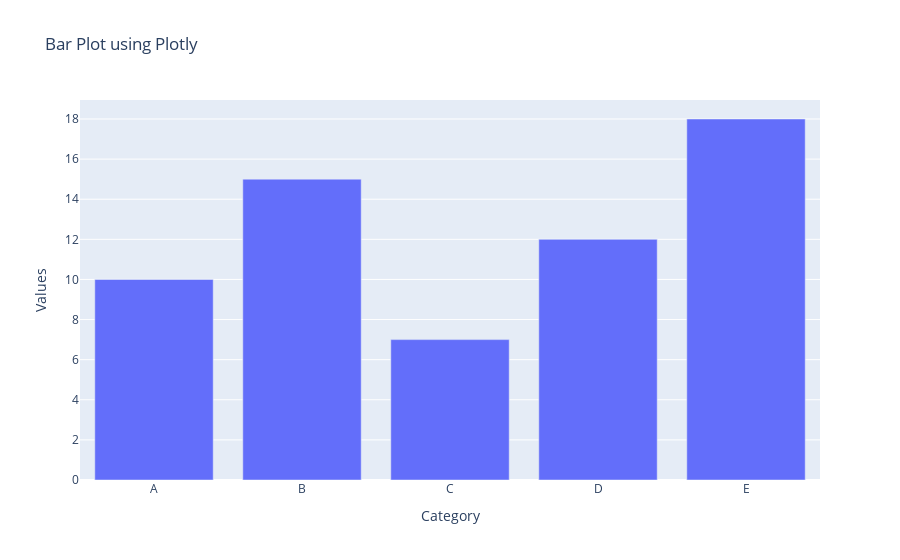

Notebook code cell kept with this figure:
### Code cell
# 5. Generate a bar plot using Plotly.

import plotly.express as px

data = {'Category': ['A', 'B', 'C', 'D', 'E'],
        'Values': [10, 15, 7, 12, 18]}

fig = px.bar(data, x='Category', y='Values', title='Bar Plot using Plotly')
fig.show()

### Figure 1 — Plotly figure (JSON) as saved in the notebook; plotly's stock layout.template omitted (floating-point values rounded to 4 significant figures)
{"data": [{"alignmentgroup": "True", "hovertemplate": "Category=%{x}<br>Values=%{y}<extra></extra>", "legendgroup": "", "marker": {"color": "#636efa", "pattern": {"shape": ""}}, "name": "", "offsetgroup": "", "orientation": "v", "showlegend": false, "textposition": "auto", "type": "bar", "x": ["A", "B", "C", "D", "E"], "xaxis": "x", "y": [10, 15, 7, 12, 18], "yaxis": "y"}], "layout": {"autosize": true, "barmode": "relative", "legend": {"tracegroupgap": 0}, "title": {"text": "Bar Plot using Plotly"}, "xaxis": {"anchor": "y", "autorange": true, "domain": [0, 1], "range": [-0.5, 4.5], "title": {"text": "Category"}, "type": "category"}, "yaxis": {"anchor": "x", "autorange": true, "domain": [0, 1], "range": [0, 18.95], "title": {"text": "Values"}, "type": "linear"}}}
